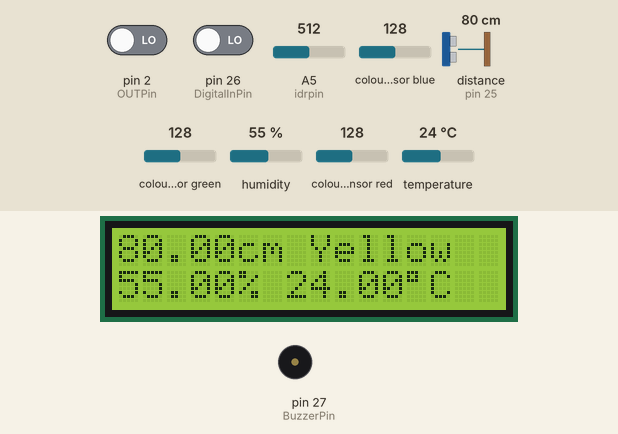
Recording of a sketch running on a simulated Arduino Mega 2560, built with avr-gcc and run on an emulated ATmega2560. Parts: 16×2 character LCD, buzzer (waves = sounding). Wiring (inferred from the names in the program): TCS3200 colour sensor: output pin 2; S2 pin 5; S3 pin 6; S0 pin 3; S1 pin 4. Inputs (shaded band) come from the test bench; at power-on: pin 26 (DigitalInPin) LOW, pin 2 (OUTPin) LOW, A5 (idrpin) = 512, colour sensor blue 128, distance to the obstacle (sensor on pin 25) 80 cm, colour sensor green 128, humidity 55 %, colour sensor red 128, temperature 24 °C. The echo pulse lasts 58.3 µs per cm; what the sketch prints to the serial monitor is not drawn.

Above: at 9.4 s.
9.5 s: pin 26 (DigitalInPin) driven HIGH
At 10.2 s:
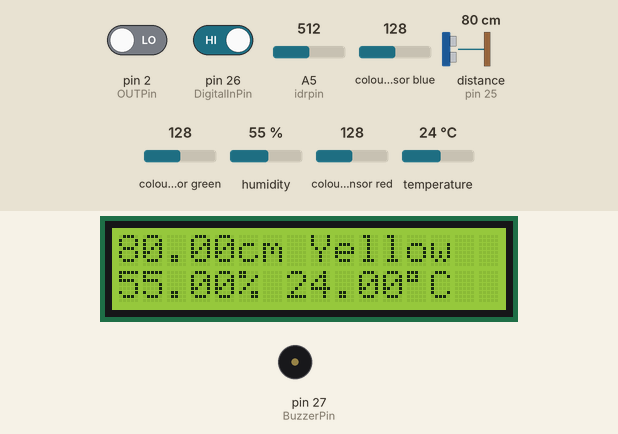
11.0 s: pin 26 (DigitalInPin) driven LOW
At 14.55 s:
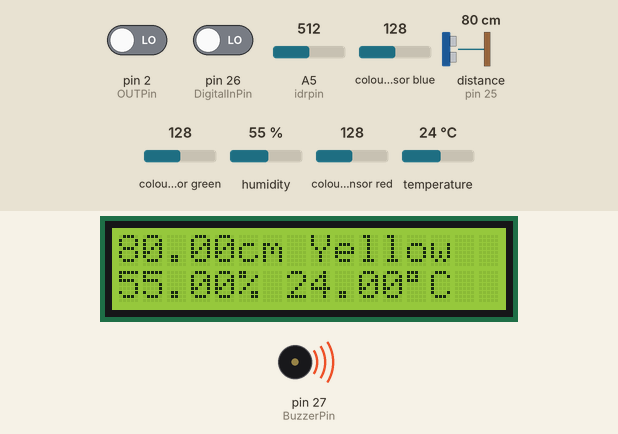
Timing chart, 0 to 25.8 s (numbered marks = the images above; inputs shaded):
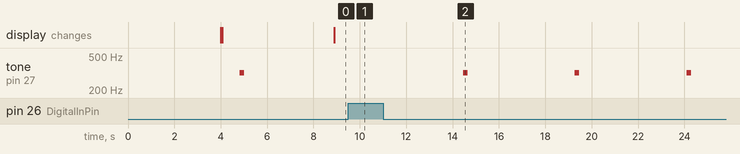

Measured:
- after the input at 9.5 s, tone on pin 27 (BuzzerPin): stays silent (without the input it goes to 320 Hz after 0.14 s)
- after the input at 11.0 s, tone on pin 27 (BuzzerPin): alternates 320 Hz for 0.20 s and silent for 4.6 s, starting after 3.5 s

The sketch:

coming.ino
```cpp
#include<DHT.h>
#include <HCSR04.h>//调用HCSR04库
#include <Wire.h> //调用wire库
#include <LiquidCrystal_I2C.h> //调用LiquidCrystal_I2C库
#include <TimerOne.h>//颜色信号库

//RGB探测器引脚
#define OUTPin 2
#define S0Pin 3
#define S1Pin 4
#define S2Pin 5
#define S3Pin 6

//定义类型：DHT11及引脚
#define DHTTYPE DHT11
#define DHTPIN 22
DHT dht(DHTPIN, DHTTYPE);  //创建一个dht类型的变量

//定义火焰传感器、光敏模块与蜂鸣器引脚
#define DigitalInPin 26    //DO 引脚： digital 26
#define BuzzerPin 27       //buzzer 引脚： digital 27
#define idrpin    A5

//定义光敏模块数据范围
#define low=0;
#define high=1023;

//定义颜色识别模组变量
#define MIN_THR 100
#define WHITE_THR 280
#define MAX_DELTA 200
int g_count = 0; // count the frequency
int g_array[3];  // store the RGB value
int g_flag = 0;  // filter of RGB queue
float g_SF[3];   // save the RGB scale factor
int compare[3];
int numMin;
int numMax;
int delta;
int H;

//设置LCD液晶屏幕以及超声波探测模块引脚
LiquidCrystal_I2C lcd(0x27,16,2); //设置LCD1_602A设备地址
UltraSonicDistanceSensor distanceSensor(24, 25);  // 初始化引脚，第一个参数为Trig引脚，第二个参数为Echo引脚。
int block_count = 0;


void setup()
{
  Serial.begin(9600);                      // 打开串口监视器
  Color_set();
  lcd.init();                            // 初始化LCD_1602A
  lcd.backlight();                       //设置LCD背景等亮
  dht.begin();                            //DHT开始工作

  Bee_set();
}

void loop()
{
  Guangmin_loop();
  Fire_loop();
  Color_loop();
  Ultrasound();
  TandH();
}

void Bee_set()
{
  pinMode(DigitalInPin,INPUT);       //set the pins state
  pinMode(BuzzerPin,OUTPUT);
}

void Bee()
{
  digitalWrite(BuzzerPin,HIGH);
  pinMode (BuzzerPin,OUTPUT) ;
  tone(BuzzerPin,320,200);
}

void NoBee()
{
  digitalWrite(BuzzerPin, LOW);
  pinMode (BuzzerPin,INPUT) ;
  noTone(BuzzerPin);
}

void Guangmin_loop()
{
  int guangmin = analogRead(idrpin);   //读入光敏电阻产生的模拟信号（范围：0~1023）
  /*
  Serial.print("value= ");
  Serial.print(guangmin);
  */
  guangmin=map(guangmin,0,1023,255,0);  //map函数 将0~1023范围映射到255~0
  /*
  Serial.print("--");
  Serial.println(guangmin);
  */
  if(guangmin>=200)
    {
      Bee(); //判断有强光
    }
  else
    {
      NoBee();  //判断无事发生
    }
  delay(750);
}

void Fire_loop()
{
  boolean stat = digitalRead(DigitalInPin);
  if(stat == HIGH){
    NoBee();  //判断无事发生
    //Serial.println("Peace");
  }
  if(stat == LOW){
    Bee();  //判断有火灾
    //Serial.println("Fire");
  }
}

void Ultrasound()
{
  //Serial.println(distanceSensor.measureDistanceCm());//打印超声波测量距离，单位为厘米
  lcd.setCursor(0,0);            //第一行显示
  lcd.print(distanceSensor.measureDistanceCm());       //输出字符
  lcd.setCursor(5,0);
  lcd.print("cm");
  if(distanceSensor.measureDistanceCm() <= 10)
  {
    block_count++;  //距离判断后根据位置计数 仓库数会随着行进累加
    lcd.setCursor(15,0);
    lcd.print(block_count);
    if(block_count>=4){ //当仓库数大于4的时候，默认循迹完成，仓库数清零
      block_count=0;
    }
  }
}

void TandH()
{
  lcd.setCursor(0,1);            //第二行显示
  lcd.print(dht.readHumidity());       //输出字符 表示湿度
  lcd.setCursor(5,1);
  lcd.print("%");

  lcd.setCursor(7,1);
  lcd.print(dht.readTemperature());       //输出字符 表示温度
  lcd.setCursor(12,1);
  lcd.print(char(0xdf));
  lcd.setCursor(13,1);
  lcd.print("C");
}


void TSC_Init()
        {
        pinMode(S0Pin, OUTPUT);
        pinMode(S1Pin, OUTPUT);
        pinMode(S2Pin, OUTPUT);
        pinMode(S3Pin, OUTPUT);
        pinMode(OUTPin,INPUT);
        //OUTPUT Frequency Scaling 2%
        digitalWrite(S0Pin,LOW);
        digitalWrite(S1Pin,HIGH);
        }

//Select the filter color
void TSC_FilterColor(int Level01, int Level02)
{
  if(Level01 != 0)
  Level01= HIGH;
  if(Level02 != 0)
  Level02= HIGH;
  digitalWrite(S2Pin,Level01);
  digitalWrite(S3Pin,Level02);
}

//interrupt function, calculate TCS3200 output signal of pulse number
void TSC_Count(){g_count ++;}

void TSC_Callback()
{
  switch(g_flag)
  {
    case 0:
    Serial.println("->WB Start");
    TSC_WB(LOW, LOW);   //选择让红色光线通过滤波器的模式
    break;

    case 1:
    Serial.print("->Frequency R=");
    Serial.println(g_count);   //打印1s内的红光通过滤波器时，TCS3200输出的脉冲个数
    g_array[0] = g_count;    //存储1s内的红光通过滤波器时，TCS3200输出的脉冲个数
    TSC_WB(HIGH, HIGH);  //选择让绿色光线通过滤波器的模式
    break;

    case 2:
    Serial.print("->Frequency G=");
    Serial.println(g_count);   //打印1s内的绿光通过滤波器时，TCS3200输出的脉冲个数
    g_array[1] = g_count;    //存储1s内的绿光通过滤波器时，TCS3200输出的脉冲个数
    TSC_WB(LOW, HIGH);  //选择让蓝色光线通过滤波器的模式
    break;

    case 3:
    Serial.print("->Frequency B=");
    Serial.println(g_count);   //打印1s内的蓝光通过滤波器时，TCS3200输出的脉冲个数
    Serial.println("->WB End");
    g_array[2] = g_count;     //存储1s内的蓝光通过滤波器时，TCS3200输出的脉冲个数
    TSC_WB(HIGH, LOW);   //选择无滤波器的模式
    break;

    default:
    g_count = 0;     //计数值清零
    break;
  }
}
//设置反射光中红、绿、蓝三色光分别通过滤波器时如何处理数据的标志

//该函数被TSC_Callback( )调用
void TSC_WB(int Level0, int Level1)
{
  g_count = 0;   //计数值清零
  g_flag ++;     //输出信号计数标志
  TSC_FilterColor(Level0, Level1); //滤波器模式
  Timer1.setPeriod(1000000);     //设置输出信号脉冲计数时长1s
}

void Color_set()
{
  TSC_Init();
  Timer1.initialize();   // defaulte is 1s
  Timer1.attachInterrupt(TSC_Callback); //设置定时器1的中断，中断调用函数为TSC_Callback()
  //设置TCS3200输出信号的上跳沿触发中断，中断调用函数为TSC_Count()
  attachInterrupt(0, TSC_Count, RISING);
  delay(4000); //延时4s，以等待被测物体红、绿、蓝三色在1s内的TCS3200输出信号脉冲计数
  //通过白平衡测试，计算得到白色物体RGB值255与1s内三色光脉冲数的RGB比例因子
  g_SF[0] = 255.0/ g_array[0];     //红色光比例因子
  g_SF[1] = 255.0/ g_array[1] ;    //绿色光比例因子
  g_SF[2] = 255.0/ g_array[2] ;    //蓝色光比例因子
  //打印白平衡后的红、绿、蓝三色的RGB比例因子
  Serial.println(g_SF[0],5);
  Serial.println(g_SF[1],5);
  Serial.println(g_SF[2],5);//红、绿、蓝三色光分别对应的1s内TCS3200输出脉冲数乘以相应的比例因子就是RGB标准值。打印被测物体的RGB值

  for(int i=0; i<3; i++)
    Serial.println(int(g_array[i] * g_SF[i]));
}

void Color_loop()
{
  g_flag = 0;
  //每获得一次被测物体RGB颜色值需时4s
  delay(4000);
  //打印出被测物体RGB颜色值
  for(int i=0; i<3; i++){
    Serial.println(int(g_array[i] * g_SF[i]));
    compare[i]=int(g_array[i] * g_SF[i]);
  }

  if(compare[0]>compare[1])
  {
    numMax=compare[0];
  }
  else
  {
    numMax=compare[1];
  }
  if(compare[2]>numMax)
  {
    numMax = compare[2];
  }

  if(compare[0]<compare[1])
  {
    numMin=compare[0];
  }
  else
  {
    numMin=compare[1];
  }
  if(compare[2]<numMin)
  {
    numMin=compare[2];
  }

  if(numMin<=110&&numMax<70)  //小车自动认定为未检测到货物，并且不进行后续颜色判断
  {
    Serial.println("Don't have any object being detected");//修改none判定
    lcd.setCursor(8,0);
    lcd.print("None   ");
  }
  else
  {
    delta=numMax-numMin;
    if(numMax==compare[0])
    {
      H=(compare[1]-compare[2])*60/delta;
    }
    else if(numMax==compare[1])
    {
      H = 120 + (compare[2]-compare[0])*60/delta;
    }
    else
    {
      H = 240 + (compare[0]-compare[1])*60/delta;
    }

    if(H<0)
      H+=360;

    if(H<30||H>300)
    {
      Serial.println("Red");  //检测为红色
      lcd.setCursor(8,0);
      lcd.print("Red    ");
    }
    else if(H>=30 && H<=80)
    {
      Serial.println("Yellow");  //检测为黄色
      lcd.setCursor(8,0);
      lcd.print("Yellow ");
    }
    else if(H>80 && H<=180)
    {
      Serial.println("Green");  //检测为绿色
      lcd.setCursor(8,0);
      lcd.print("Green  ");
    }
    else if(H>=180 && H<=280)
    {
      Serial.println("Blue");  //检测为蓝色
      lcd.setCursor(8,0);
      lcd.print("Blue   ");
    }

    Serial.println(H);
  }
}
```
